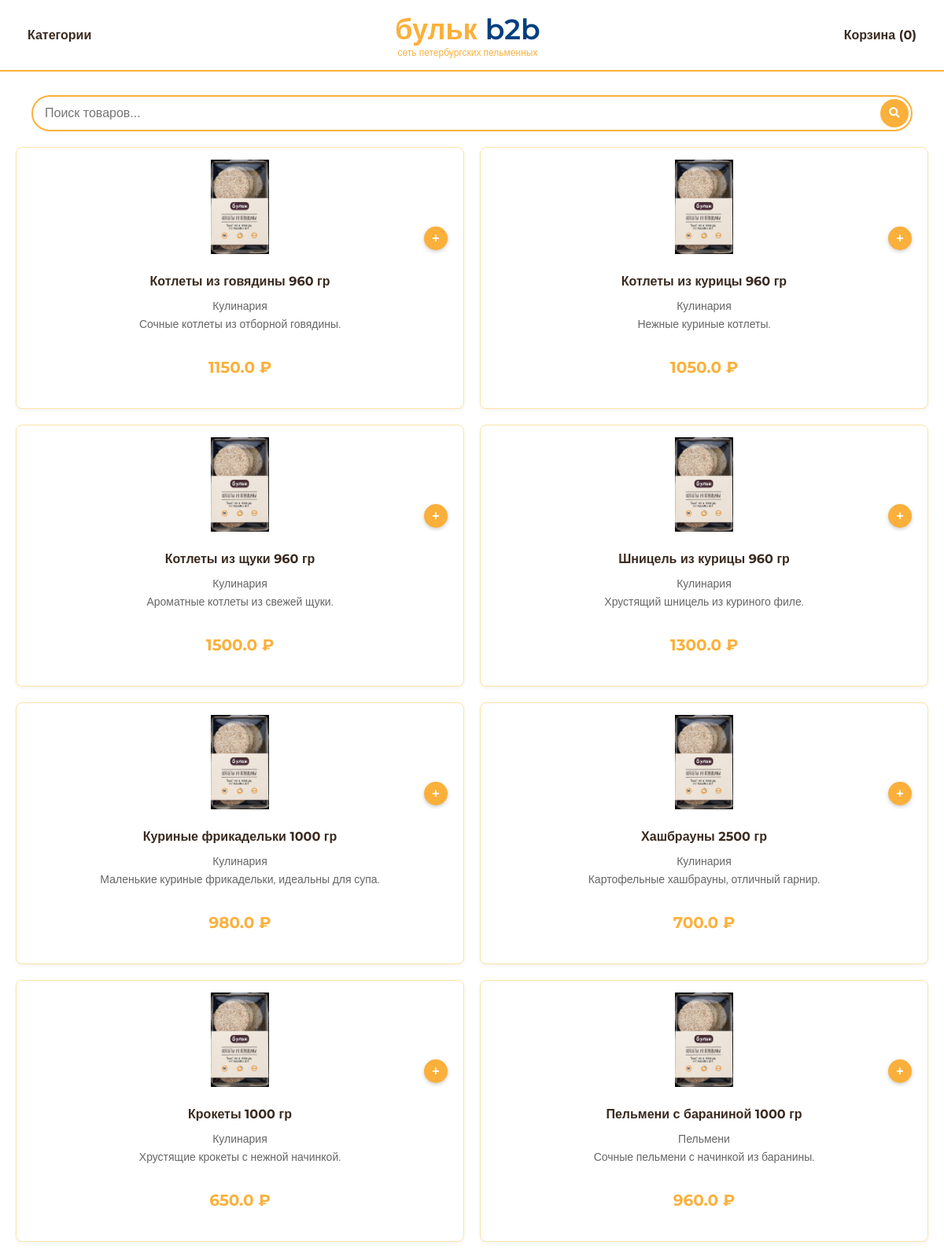
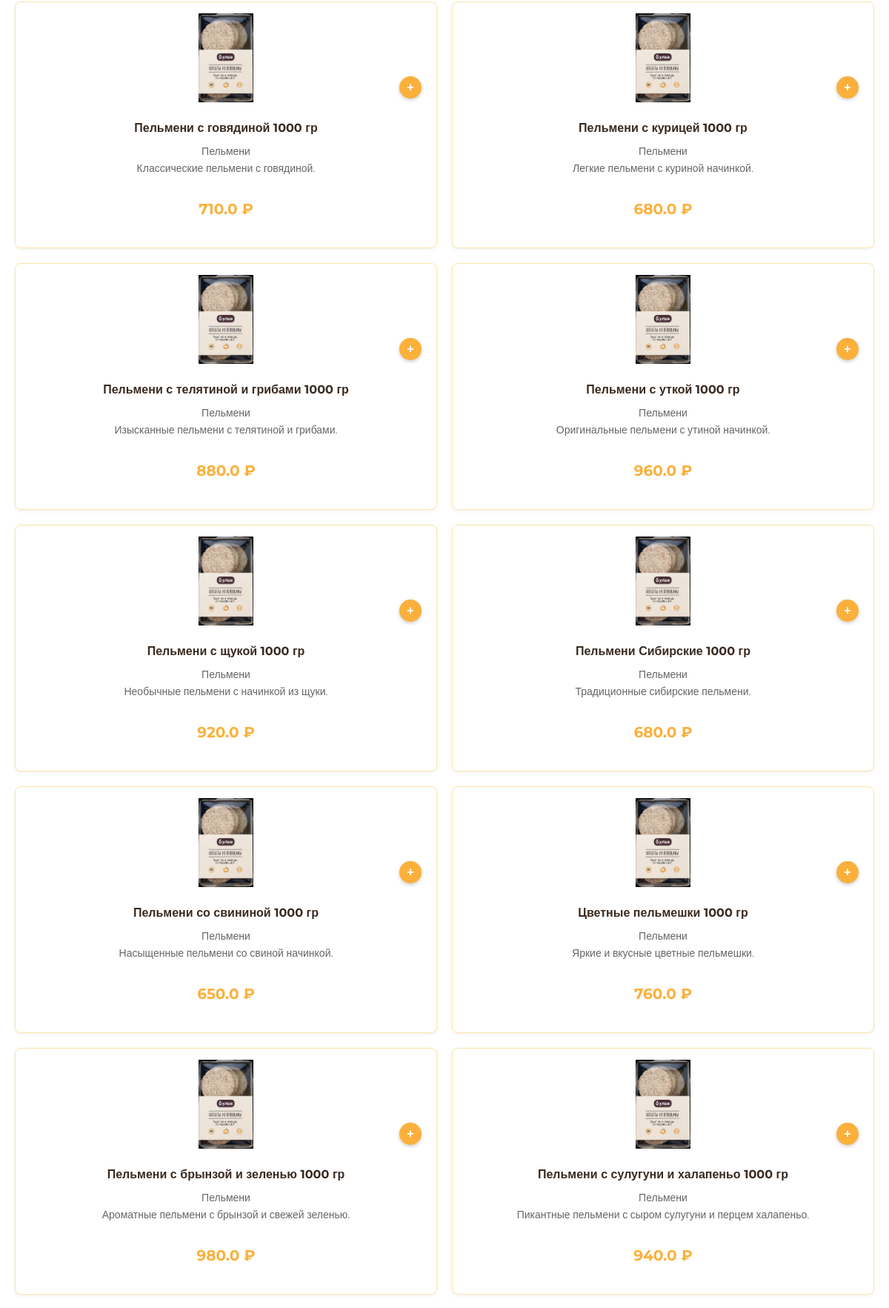
The page / (upper part) on the database its author committed (2 pictures, top to bottom).
### app.py (models this page shows, shortened)
class Product(db.Model):
    __tablename__ = 'products'
    id = db.Column(db.String(20), primary_key=True)
    name = db.Column(db.String(200), nullable=False)
    price = db.Column(db.Float, nullable=False)
    description = db.Column(db.Text, nullable=True)
    detailed_info = db.Column(db.Text, nullable=True)  # Подробная информация о товаре
    proteins = db.Column(db.Float, nullable=True)  # Белки (г)
    fats = db.Column(db.Float, nullable=True)  # Жиры (г)
    carbs = db.Column(db.Float, nullable=True)  # Углеводы (г)
    image_url = db.Column(db.String(200), nullable=True)
    category_id = db.Column(db.Integer, db.ForeignKey('category.id'), nullable=False)
    category = db.relationship('Category', backref=db.backref('products', lazy='dynamic', cascade="all, delete-orphan"))

class Category(db.Model):
    id = db.Column(db.Integer, primary_key=True) # Автоинкрементируемый ID
    name = db.Column(db.String(100), unique=True, nullable=False)
    image_url = db.Column(db.String(200), nullable=True) # Путь к изображению категории (относительно static/)

### app.py (the view)
@app.route('/')
def all_products():
    search_query = request.args.get('search', '').strip()
    client_id = session.get('client_id')
    cart_items_map = {}
    if client_id:
        active_cart = Order.query.filter_by(client_id=client_id, status=CART_STATUS).first()
        if active_cart:
            cart_items_map = {item.product_id: item.quantity for item in active_cart.items}
    if search_query:
        db_products = Product.query.filter(Product.name.ilike(f'%{search_query}%')).all()
    else:
        db_products = Product.query.all()
    products_list = []
    for product in db_products:
        item_display_data = {
            'id': product.id,
            'name': product.name,
            'price': product.price,
            'description': product.description,
            'category': product.category.name,
            'image_url': url_for('static', filename=product.image_url) if product.image_url else url_for('static', filename=default_placeholder_image),
            'quantity_in_cart': cart_items_map.get(product.id, 0)
        }
        products_list.append(item_display_data)
    return render_template('all_products.html', products_list=products_list, search_query=search_query)

### app.py (called while the page is built)
@app.context_processor
def inject_now():
    return {'now': datetime.utcnow()}

@app.context_processor
def inject_cart_item_count():
    client_id = session.get('client_id')
    item_count = 0
    total_amount = 0
    if client_id:
        active_cart = Order.query.filter_by(client_id=client_id, status=CART_STATUS).first()
        if active_cart:
            item_count = sum(item.quantity for item in active_cart.items)
            total_amount = active_cart.total_amount
    else:
        session_cart = session.get('session_cart', {'items': [], 'total_amount': 0.0})
        item_count = sum(item['quantity'] for item in session_cart['items'])
        total_amount = session_cart['total_amount']
    return dict(cart_item_count=item_count, cart_total_amount=total_amount)

### templates/all_products.html (shortened to what this page needs)
{% extends 'base.html' %}
{% block content %}
<div class="search-container">
    <form action="{{ url_for('all_products') }}" method="get" class="search-form">
        <div class="search-input-container">
            <input type="text" name="search" placeholder="Поиск товаров..." value="{{ search_query }}" class="search-input">
            <button type="submit" class="search-button">
                <i class="fas fa-search"></i>
            </button>
        </div>
    </form>
</div>
<div id="server-rendered-products">
    {% include '_product_grid_partial.html' %}
</div>
{% endblock %}

### templates/_product_grid_partial.html (shortened to what this page needs)
<section class="products-section">
    {% if not products_list %}
    <div class="no-products-found">
        <p>Не найдено товаров по вашему запросу.</p>
    </div>
    {% else %}
    <div class="products-grid">
        {% for item in products_list %}
        <div class="product-card">
            <div class="product-image-and-content-wrapper">
                <div class="product-image">
                    <img src="{{ item.image_url }}" alt="{{ item.name }}" class="product-card-image">
                    <button type="button" class="product-image-cart-button js-add-to-cart" data-product-id="{{ item.id }}" {% if item.quantity_in_cart > 0 %}style="display:none;"{% endif %}>+</button>
                </div>
                <div class="product-card-content">
                    <h3 class="product-name">
                        <a href="{{ url_for('product_detail', product_id=item.id) }}" class="product-name-link">{{ item.name }}</a>
                    </h3>
                    <p class="product-category">{{ item.category }}</p>
                    <p class="product-description">{{ item.description }}</p>
                    <p class="product-price">{{ item.price }} ₽</p>
                </div>
            </div>
        </div>
        {% endfor %}
    </div>
    {% endif %}
</section>

### static/style.css (style rules this page uses)
body { margin: 0; font-family: 'Montserrat', sans-serif; background-color: #FFFFFF; color: #333333; display: flex; flex-direction: column; min-height: 100vh; }
.product-image-cart-button { position: absolute; bottom: 5px; right: 5px; width: 30px; height: 30px; border-radius: 50%; background-color: #FBB03B; color: white; display: flex; justify-content: center; align-items: center; cursor: pointer; border: none; font-size: 16px; font-weight: bold; box-shadow: 0 2px 5px rgba(0,0,0,0.2); z-index: 10; transition: transform 0.2s, background-color 0.2s; padding: 0; line-height: 1; }
.product-name-link { color: inherit; text-decoration: none; transition: color 0.2s; }
.products-grid { display: grid; grid-template-columns: repeat(2, 1fr) !important; gap: 20px; width: 100%; box-sizing: border-box; }
.search-container { max-width: 1200px; margin: 20px auto; padding: 0 20px; }
.search-form { position: relative; width: 100%; }
.search-input-container { position: relative; display: flex; align-items: center; }
.search-input { width: 100%; padding: 12px 50px 12px 15px; border: 2px solid #FBB03B; border-radius: 30px; font-size: 16px; outline: none; transition: all 0.3s ease; }
.search-button { position: absolute; right: 5px; background-color: #FBB03B; color: white; border: none; border-radius: 50%; width: 36px; height: 36px; display: flex; justify-content: center; align-items: center; cursor: pointer; transition: all 0.3s ease; }
.product-category { color: #666; font-size: 14px; margin: 5px 0; }
.product-card { background-color: #FFF; border: 1px solid #FDE3A7; border-radius: 8px; padding: 15px; text-align: center; box-shadow: 0 2px 5px rgba(0,0,0,0.05); display: flex; flex-direction: column; justify-content: space-between; box-sizing: border-box; width: 100%; margin: 0; overflow: hidden; }
.product-card .product-image { width: 100%; height: 120px; display: flex; justify-content: center; align-items: center; margin-bottom: 10px; overflow: hidden; position: relative; }
.product-image img { max-width: 100%; max-height: 100%; object-fit: contain; }
.product-card .product-name { font-size: 16px; font-weight: 700; color: #3A2A1F; margin-bottom: 8px; min-height: auto; overflow: visible; display: block; }
.product-card .product-description { font-size: 14px; color: #666; margin-bottom: 10px; overflow: visible; display: block; max-height: none; }
.product-card .product-price { font-size: 20px; font-weight: 700; color: #FBB03B; margin-bottom: 10px; }
.product-card-image { width: 100%; height: 180px; object-fit: cover; border-top-left-radius: 8px; border-top-right-radius: 8px; }
.product-card { overflow: hidden; }
.product-card-content { padding: 15px; display: flex; flex-direction: column; flex-grow: 1; justify-content: space-between; }
.product-card-content .product-name { margin-top: 0; margin-bottom: 0.5em; }
.product-description { font-size: 0.9em; color: #555; margin-top: 0; margin-bottom: 0.75em; flex-grow: 1; min-height: 3em; }
.product-card-content .product-price { margin-top: auto; }

### rows shown on the page
Product: name "Котлеты из говядины 960 гр", description "Сочные котлеты из отборной говядины.", price "1150.0"
Category: category "Кулинария" "Кулинария" "Кулинария" "Кулинария" "Кулинария" "Кулинария" "Кулинария"
Product: name "Котлеты из курицы 960 гр", description "Нежные куриные котлеты.", price "1050.0"
Product: name "Котлеты из щуки 960 гр", description "Ароматные котлеты из свежей щуки.", price "1500.0"
Product: name "Шницель из курицы 960 гр", description "Хрустящий шницель из куриного филе.", price "1300.0"
Product: name "Куриные фрикадельки 1000 гр", description "Маленькие куриные фрикадельки, идеальны для супа.", price "980.0"
Product: name "Хашбрауны 2500 гр", description "Картофельные хашбрауны, отличный гарнир.", price "700.0"
Product: name "Крокеты 1000 гр", description "Хрустящие крокеты с нежной начинкой.", price "650.0"
Product: name "Пельмени с бараниной 1000 гр", description "Сочные пельмени с начинкой из баранины.", price "960.0"
Category: category "Пельмени" "Пельмени" "Пельмени" "Пельмени" "Пельмени" "Пельмени" "Пельмени" "Пельмени" "Пельмени" "Пельмени" "Пельмени"
Product: name "Пельмени с говядиной 1000 гр", description "Классические пельмени с говядиной.", price "710.0"
Product: name "Пельмени с курицей 1000 гр", description "Легкие пельмени с куриной начинкой.", price "680.0"
Product: name "Пельмени с телятиной и грибами 1000 гр", description "Изысканные пельмени с телятиной и грибами.", price "880.0"
Product: name "Пельмени с уткой 1000 гр", description "Оригинальные пельмени с утиной начинкой.", price "960.0"
Product: name "Пельмени с щукой 1000 гр", description "Необычные пельмени с начинкой из щуки.", price "920.0"
Product: name "Пельмени Сибирские 1000 гр", description "Традиционные сибирские пельмени.", price "680.0"
Product: name "Пельмени со свининой 1000 гр", description "Насыщенные пельмени со свиной начинкой.", price "650.0"
Product: name "Цветные пельмешки 1000 гр", description "Яркие и вкусные цветные пельмешки.", price "760.0"
Product: name "Пельмени с брынзой и зеленью 1000 гр", description "Ароматные пельмени с брынзой и свежей зеленью.", price "980.0"
Product: name "Пельмени с сулугуни и халапеньо 1000 гр", description "Пикантные пельмени с сыром сулугуни и перцем халапеньо.", price "940.0"
